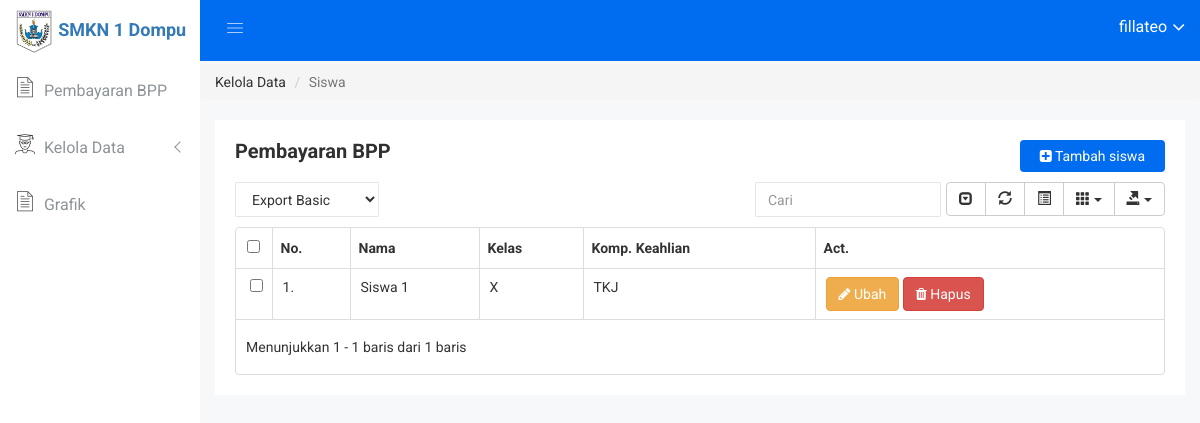
Screenshot of /daftar_siswa/ (signed in) with the database file from the repository.
### app_bpp/models.py (models this page shows, shortened)
class Siswa(models.Model):
	nama = models.CharField(max_length=100)
	kelas = models.ForeignKey(Kelas, on_delete=models.CASCADE, related_name='daftar_siswa')
	jurusan = models.ForeignKey(Jurusan, on_delete=models.CASCADE, related_name='daftar_siswa')
	class Meta:
		verbose_name_plural="Daftar Siswa"

class Kelas(models.Model):
	nama = models.CharField(max_length=100)
	class Meta:
		verbose_name_plural = "Daftar Kelas"
	def __str__(self):
		return self.nama

class Jurusan(models.Model):
	nama = models.CharField(max_length=200)
	class Meta:
		verbose_name_plural = "Daftar Jurusan"
	def __str__(self):
		return self.nama

### app_bpp/views.py (the view)
# urls.py: url(r'^daftar_siswa/$', list_siswa_view, name="daftar_siswa"),
@login_required
def list_siswa_view(request):
	daftar_siswa = Siswa.objects.all().order_by('jurusan')
	context = {
		'daftar_siswa': daftar_siswa,
	}
	return render(request, 'app_bpp/list_siswa.html', context)

### app_bpp/templates/app_bpp/list_siswa.html (shortened to what this page needs)
{% extends "base.html" %}
{% load humanize %}
{% block breadcrumb %}
<li class="breadcrumb-item" aria-current="page">Kelola Data</li>
<li class="breadcrumb-item active">Siswa</a></li>
{% endblock breadcrumb %}
{% block content %}
<div class="data-table-area mg-b-15">
	<div class="container-fluid">
		<div class="row">
			<div class="col-lg-12 col-md-12 col-sm-12 col-xs-12">
				<div class="sparkline13-list">
					<div class="sparkline13-hd">
						<div class="main-sparkline13-hd">
							<h1>Pembayaran <span class="table-project-n">BPP</span> </h1>
							<div class="add-product">
								<a href="{% url "app_bpp:tambah_siswa" %}"><i class="fa fa-plus-square" aria-hidden="true"></i> Tambah siswa</a>
							</div>
						</div>
					</div>
					<div class="sparkline13-graph">
						<div class="datatable-dashv1-list custom-datatable-overright">
							<div id="toolbar">
								<select class="form-control dt-tb">
									<option value="">Export Basic</option>
								</select>
							</div>
							<table id="table" data-toggle="table" data-pagination="true" data-search="true" data-show-columns="true" data-show-pagination-switch="true" data-show-refresh="true" data-key-events="true" data-show-toggle="true" data-resizable="true" data-cookie="true"
							data-cookie-id-table="saveId" data-show-export="true" data-click-to-select="true" data-toolbar="#toolbar">
							<thead>
								<tr>
									<th data-field="no">No.</th>
									<th data-field="nama">Nama</th>
									<th data-field="kelas">Kelas</th>
									<th data-field="jurusan">Komp. Keahlian</th>
									<th data-field="aksi">Act.</th>
								</tr>
							</thead>
							<tbody>
								{% for siswa in daftar_siswa %}
								<tr>
									<td>{{ forloop.counter }}.</td>
									<td>{{ siswa.nama }}</td>
									<td>{{ siswa.kelas }}</td>
									<td>{{ siswa.jurusan }}</td>
									<td>
										<a href="{% url "app_bpp:ubah_siswa" siswa.pk %}" class="btn btn-custon-three btn-warning" style="color: white;"><i class="fa fa-pencil edu-information" aria-hidden="true"></i> Ubah</a>
										<a onclick="return confirm('Yakin ingin menghapus siswa?')" href="{% url "app_bpp:hapus_siswa" siswa.pk %}" class="btn btn-custon-three btn-danger" style="color: white;"><i class="fa fa-trash edu-information" aria-hidden="true"></i> Hapus</a>
									</td>
								</tr>
								{% endfor %}
							</tbody>
						</table>
					</div>
				</div>
			</div>
		</div>
	</div>
</div>
</div>
{% endblock content %}}

### templates/base.html (shortened to what this page needs)
<!DOCTYPE html>
{% load static %}
<html class="no-js" lang="en">
<head>
    {% include "snippets/styles.html" %}
</head>
<body>
    {% include "snippets/left_sidebar.html" %}
    <div class="all-content-wrapper">
        <div class="container-fluid">
            <div class="row">
                <div class="col-lg-12 col-md-12 col-sm-12 col-xs-12">
                    <div class="logo-pro">
                        <h4 style="margin-top: 8px;"><a href="{% url "app_bpp:home" %}"><img src="{% static "img/logo/logo-smk.jpg" %}" alt="" width="40" /> SMKN 1 Dompu</a></h4>
                    </div>
                </div>
            </div>
        </div>
        <div class="header-advance-area">
            <div class="header-top-area">
                <div class="container-fluid">
                    <div class="row">
                        <div class="col-lg-12 col-md-12 col-sm-12 col-xs-12">
                            <div class="header-top-wraper">
                                <div class="row">
                                    <div class="col-lg-1 col-md-0 col-sm-1 col-xs-12">
                                        <div class="menu-switcher-pro">
                                            <button type="button" id="sidebarCollapse" class="btn bar-button-pro header-drl-controller-btn btn-info navbar-btn">
                                                <i class="educate-icon educate-nav"></i>
                                            </button>
                                        </div>
                                    </div>
                                    <div class="col-lg-5 col-md-5 col-sm-12 col-xs-12">
                                        <div class="header-right-info">
                                            <ul class="nav navbar-nav mai-top-nav header-right-menu">
                                                <li class="nav-item">
                                                    <a href="#" data-toggle="dropdown" role="button" aria-expanded="false" class="nav-link dropdown-toggle">
                                                        <span class="admin-name">{{ user }}</span>
                                                        <i class="fa fa-angle-down edu-icon edu-down-arrow"></i>
                                                    </a>
                                                        </li>
                                                    </ul>
                                        </div>
                                    </div>
                                </div>
                            </div>
                        </div>
                    </div>
                </div>
            </div>
        </div>
        <nav aria-label="breadcrumb">
            <ol class="breadcrumb">
                {% block breadcrumb %}{% endblock breadcrumb %}
            </ol>
        </nav>
        {% block content %}{% endblock content %}
    </div>
</body>
</html>

### static/css/main.css (style rules this page uses)
html { color: #222; font-size: 1em; line-height: 1.4; }

### rows the page displays
Siswa: nama "Siswa 1", kelas "X", jurusan "TKJ"

### other values shown
{{ user }} "fillateo"
